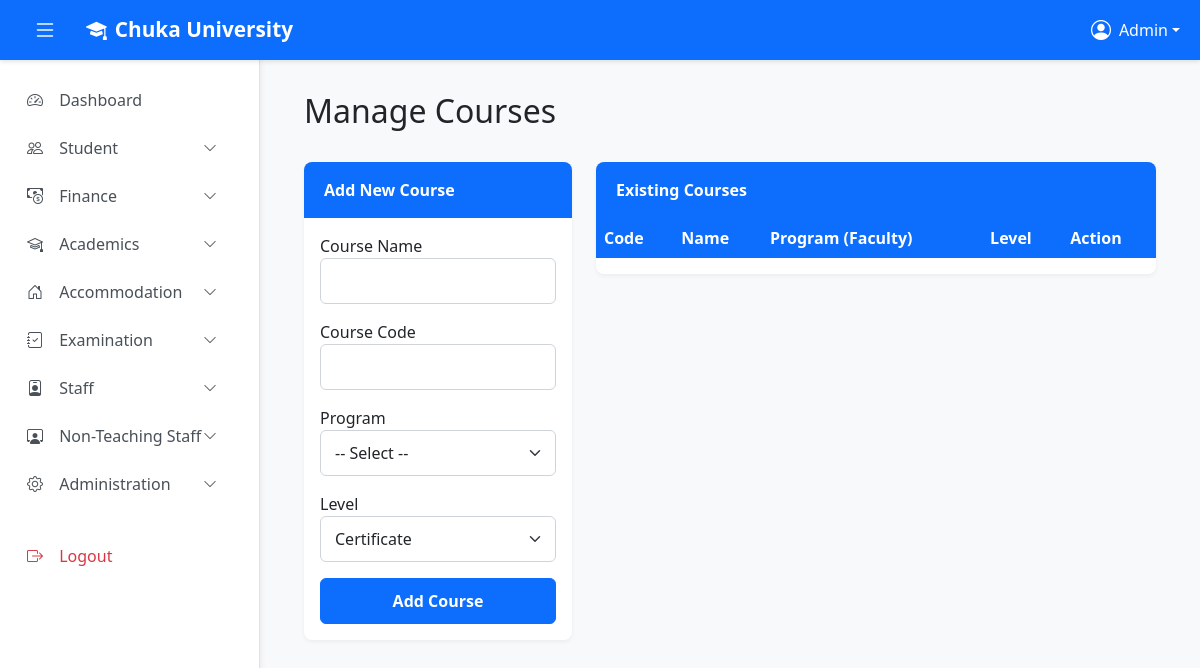
/admin/courses/manage.php (signed in), run on an earlier commit of the app's database.
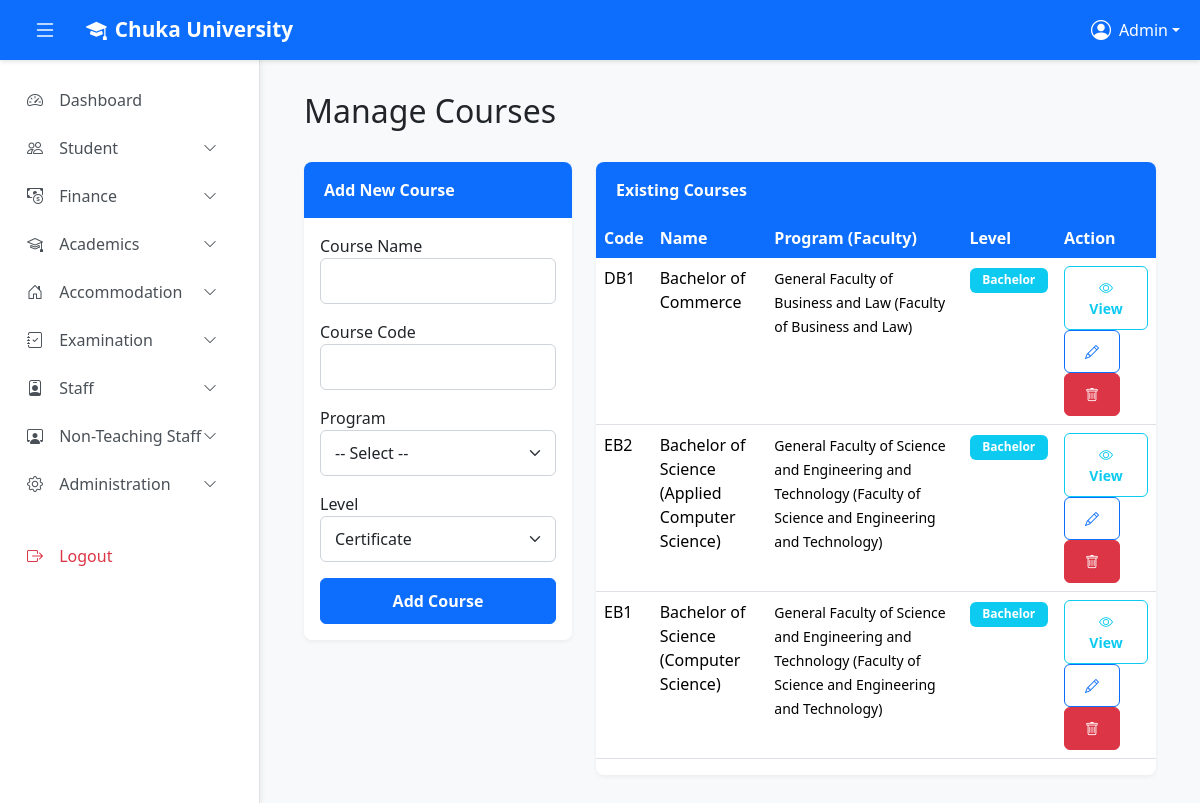
And on a later commit of the database.
### tables this page shows
CREATE TABLE `courses` (
  `id` int(11) NOT NULL AUTO_INCREMENT,
  `program_id` int(11) NOT NULL,
  `course_name` varchar(150) NOT NULL,
  `course_code` varchar(20) NOT NULL,
  `level` enum('Certificate','Diploma','Bachelor','Masters','PhD') NOT NULL,
  `created_at` timestamp NOT NULL DEFAULT current_timestamp(),
  PRIMARY KEY (`id`),
  UNIQUE KEY `course_code` (`course_code`),
  CONSTRAINT `courses_ibfk_program` FOREIGN KEY (`program_id`) REFERENCES `programs` (`id`) ON DELETE CASCADE
);

CREATE TABLE `programs` (
  `id` int(11) NOT NULL AUTO_INCREMENT,
  `faculty_id` int(11) NOT NULL,
  `program_name` varchar(150) NOT NULL,
  `program_code` varchar(20) NOT NULL,
  `created_at` timestamp NOT NULL DEFAULT current_timestamp(),
  PRIMARY KEY (`id`),
  UNIQUE KEY `program_code` (`program_code`),
  CONSTRAINT `programs_ibfk_1` FOREIGN KEY (`faculty_id`) REFERENCES `faculties` (`id`) ON DELETE CASCADE
);

CREATE TABLE `faculties` (
  `id` int(11) NOT NULL AUTO_INCREMENT,
  `faculty_name` varchar(100) NOT NULL,
  `faculty_code` varchar(10) NOT NULL,
  `created_at` timestamp NOT NULL DEFAULT current_timestamp(),
  PRIMARY KEY (`id`),
  UNIQUE KEY `faculty_code` (`faculty_code`)
);

### admin/courses/manage.php (the view, shortened to what the changed rows need)
<?php
require_once '../../config.php';
$courses = $conn->query("SELECT c.*, p.program_name, f.faculty_name, f.id as faculty_id
                         FROM courses c
                         JOIN programs p ON c.program_id = p.id
                         JOIN faculties f ON p.faculty_id = f.id
                         ORDER BY f.faculty_name, p.program_name, c.course_name")->fetch_all(MYSQLI_ASSOC);
?>
<!DOCTYPE html>
<html lang="en">
<head>
    <link href="https://cdn.jsdelivr.net/npm/bootstrap@5.3.3/dist/css/bootstrap.min.css" rel="stylesheet">
    <link href="https://cdn.jsdelivr.net/npm/bootstrap-icons@1.11.3/font/bootstrap-icons.css" rel="stylesheet">
    <link href="../assets/main.css" rel="stylesheet"/>
</head>
<body>
    <main class="main-content" id="mainContent">
        <div class="container-fluid">
            <div class="row mb-4"><div class="col-12"><h2>Manage Courses</h2></div></div>
            <div class="row">
                <div class="col-lg-8">
                    <div class="card">
                        <div class="card-body p-0">
                            <table class="table table-hover">
                                <thead><tr><th>Code</th><th>Name</th><th>Program (Faculty)</th><th>Level</th><th>Action</th></tr></thead>
                                <tbody>
                                    <?php foreach ($courses as $c): ?>
                                    <tr>
                                        <td><?php echo htmlspecialchars($c['course_code']); ?></td>
                                        <td><?php echo htmlspecialchars($c['course_name']); ?></td>
                                        <td><small><?php echo htmlspecialchars($c['program_name'] . ' ('. $c['faculty_name'] . ')'); ?></small></td>
                                        <td><span class="badge bg-info"><?php echo $c['level']; ?></span></td>
                                        <td>
                                            <a href="view.php?id=<?php echo $c['id']; ?>" class="btn btn-sm btn-outline-info">
                                                <i class="bi bi-eye"></i> View
                                            </a>
                                            <button class="btn btn-sm btn-outline-primary edit-course-btn"
                                                data-bs-toggle="modal" data-bs-target="#editCourseModal"
                                                data-id="<?php echo $c['id']; ?>"
                                                data-name="<?php echo htmlspecialchars($c['course_name']); ?>"
                                                data-code="<?php echo htmlspecialchars($c['course_code']); ?>"
                                                data-program="<?php echo $c['program_id']; ?>"
                                                data-level="<?php echo $c['level']; ?>">
                                                <i class="bi bi-pencil"></i>
                                            </button>
                                            <form method="post" class="d-inline" onsubmit="return confirm('Delete? This will remove all associated units.');">
                                                <button class="btn btn-sm btn-danger"><i class="bi bi-trash"></i></button>
                                            </form>
                                        </td>
                                    </tr>
                                    <?php endforeach; ?>
                                </tbody>
                            </table>
                        </div>
                    </div>
                </div>
            </div>
        </div>
    </main>
</html>

What changed in the data, as far as the page shows it:
now on this page (row edited): courses: course_code "DB1", course_name "Bachelor of Commerce", program.faculty_name "General Faculty of Business and Law (Faculty of Business and Law)", level "Bachelor"
now on this page (row edited): courses: course_code "EB2", course_name "Bachelor of Science (Applied Computer Science)", program.faculty_name "General Faculty of Science and Engineering and Technology (Faculty of Science and Engineering and Technology)", level "Bachelor"
now on this page (row edited): courses: course_code "EB1", course_name "Bachelor of Science (Computer Science)", program.faculty_name "General Faculty of Science and Engineering and Technology (Faculty of Science and Engineering and Technology)", level "Bachelor"
